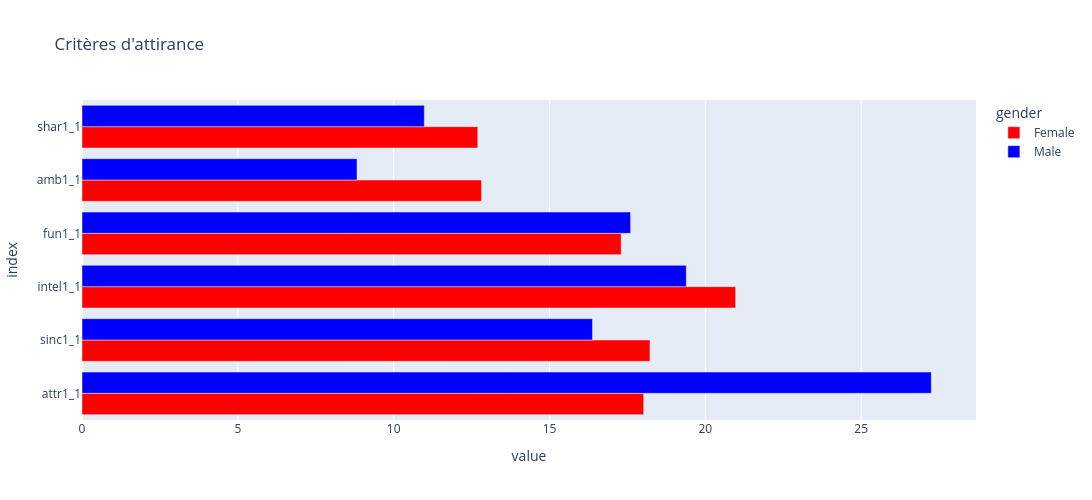

The code cell stored with this chart in its notebook:
### Code cell
attirance = px.bar(
    all_pref,
    y=all_pref.index,
    x=all_pref.value,
    labels={"x": "Moyenne", "y": "Attribut"},
    color="gender",
    barmode="group",
    color_discrete_map={
        "Female": "red",
        "Male": "blue"
        },
    orientation='h',
    title="Critères d'attirance"
)
attirance.update_layout(width=1800, height=500)
attirance.show()

show_images(attirance, "../images/attirance.png")

### Figure 1 — Plotly figure (JSON) as saved in the notebook; plotly's stock layout.template omitted (floating-point values rounded to 4 significant figures)
{"data": [{"alignmentgroup": "True", "hovertemplate": "gender=Female<br>value=%{x}<br>index=%{y}<extra></extra>", "legendgroup": "Female", "marker": {"color": "red", "pattern": {"shape": ""}}, "name": "Female", "offsetgroup": "Female", "orientation": "h", "showlegend": true, "textposition": "auto", "type": "bar", "x": [18.02, 18.22, 20.97, 17.3, 12.82, 12.7], "xaxis": "x", "y": ["attr1_1", "sinc1_1", "intel1_1", "fun1_1", "amb1_1", "shar1_1"], "yaxis": "y"}, {"alignmentgroup": "True", "hovertemplate": "gender=Male<br>value=%{x}<br>index=%{y}<extra></extra>", "legendgroup": "Male", "marker": {"color": "blue", "pattern": {"shape": ""}}, "name": "Male", "offsetgroup": "Male", "orientation": "h", "showlegend": true, "textposition": "auto", "type": "bar", "x": [27.25, 16.38, 19.39, 17.6, 8.824, 10.98], "xaxis": "x", "y": ["attr1_1", "sinc1_1", "intel1_1", "fun1_1", "amb1_1", "shar1_1"], "yaxis": "y"}], "layout": {"barmode": "group", "height": 500, "legend": {"title": {"text": "gender"}, "tracegroupgap": 0}, "title": {"text": "Critères d'attirance"}, "width": 1800, "xaxis": {"anchor": "y", "domain": [0, 1], "title": {"text": "value"}}, "yaxis": {"anchor": "x", "domain": [0, 1], "title": {"text": "index"}}}}
